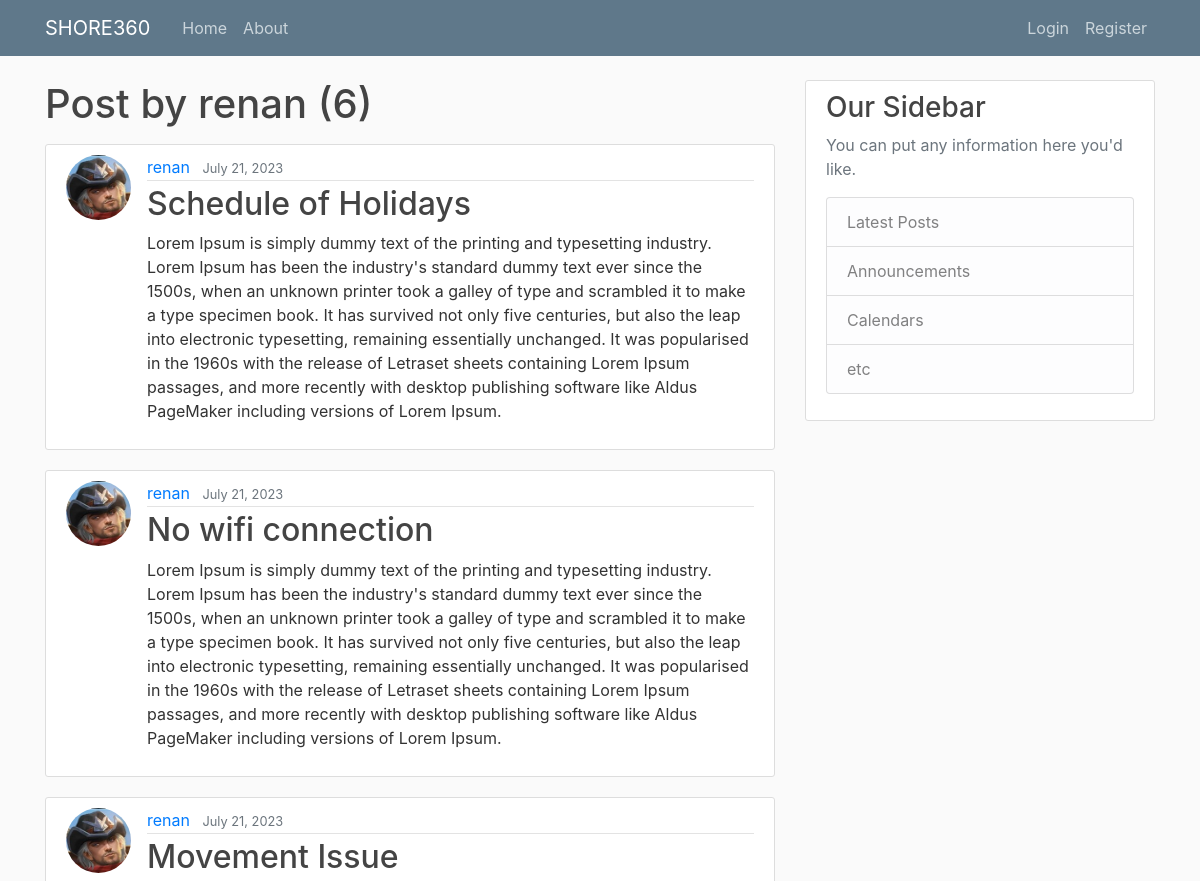
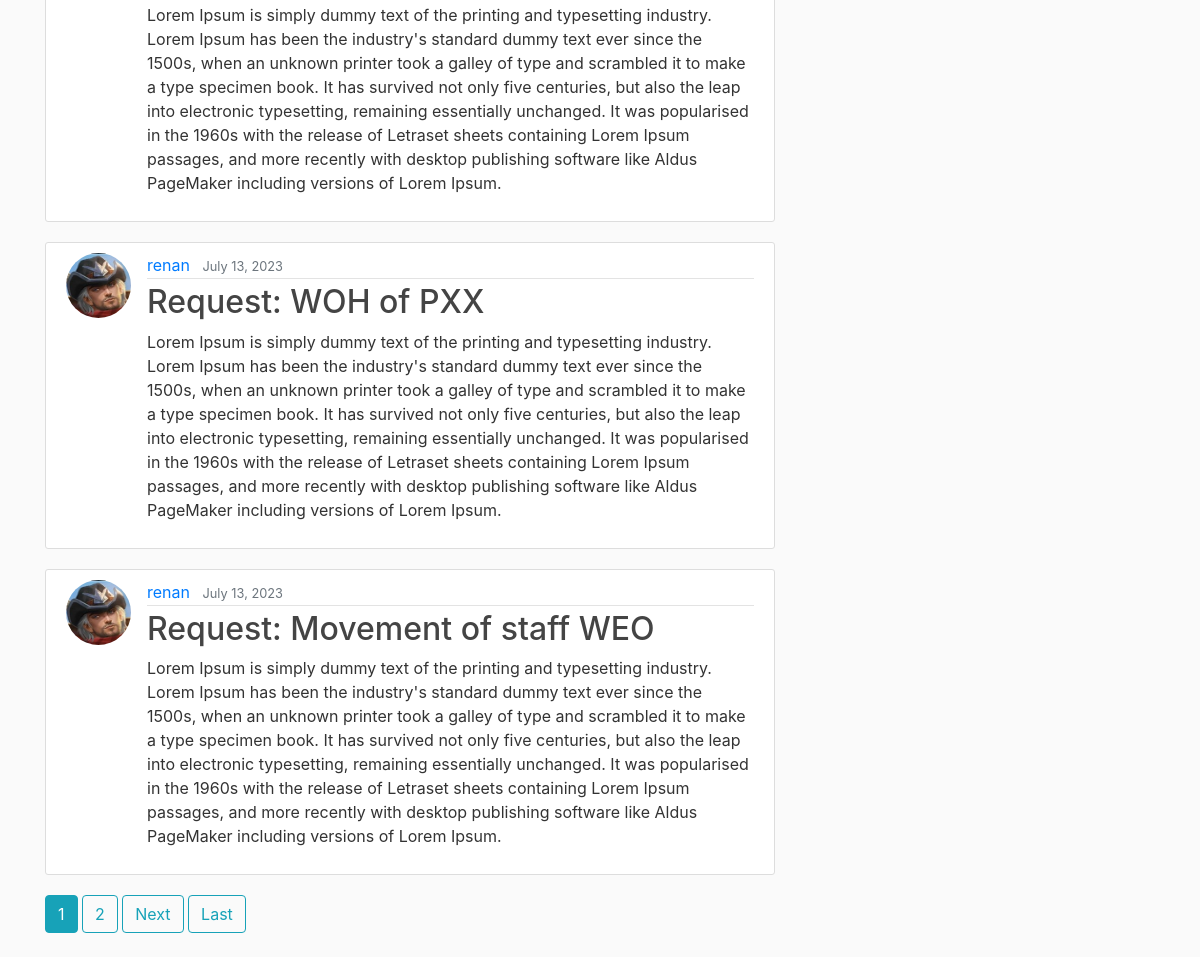
/user/renan, run on the app's committed database (2 pictures, top to bottom).
### blog/models.py (models this page shows, shortened)
class Post(models.Model):
    title = models.CharField(max_length=100)
    content = models.TextField()
    date_posted = models.DateTimeField(default=timezone.now)
    author = models.ForeignKey(User, on_delete=models.CASCADE)

### users/models.py (models this page shows, shortened)
class Profile(models.Model):
    user = models.OneToOneField(User, on_delete=models.CASCADE)
    image = models.ImageField(default='default.jpg', upload_to='profile_pics')

### blog/views.py (the view)
# urls.py: path('user/<str:username>', UserPostListView.as_view(), name='user-posts'),
class UserPostListView(ListView):
    model = Post
    template_name = 'blog/user_post.html' #<app> / <model>_<viewtype>.html
    context_object_name = 'posts'
    paginate_by = 5
    def get_queryset(self):
        user = get_object_or_404(User, username=self.kwargs.get('username'))
        return Post.objects.filter(author=user).order_by('-date_posted')

### blog/templates/blog/user_post.html (shortened to what this page needs)
{% extends "blog/base.html" %}
{% block content %}
<h1 class="mb-3" >Post by {{ view.kwargs.username }} ({{ page_obj.paginator.count }})</h1>
    {% for post in posts %}
    <article class="media content-section">
        <img class="rounded-circle article-img" src="{{ post.author.profile.image.url }}">
        <div class="media-body">
          <div class="article-metadata">
            <a class="mr-2" href="{% url 'user-posts' post.author.username %}">{{ post.author }}</a>
            <small class="text-muted">{{ post.date_posted|date:"F d, Y" }}</small>
          </div>
          <h2><a class="article-title" href="{% url 'post-detail' post.id %}">{{ post.title }}</a></h2>
          <p class="article-content">{{ post.content }}</p>
        </div>
      </article>
      {% endfor %}
      {% if is_paginated %}
        {% for num in page_obj.paginator.page_range %}
          {% if page_obj.number == num %}
            <a class="btn btn-info mb-4" href="?page={{ num }}">{{ num }}</a>
          {% elif num > page_obj.number|add:'-3' and num < page_obj.number|add:'3' %}
            <a class="btn btn-outline-info mb-4" href="?page={{ num }}">{{num}}</a>
          {% endif %}
        {% endfor %}
        {% if page_obj.has_next %}
          <a class="btn btn-outline-info mb-4" href="?page={{ page_obj.next_page_page_number }}">Next</a>
          <a class="btn btn-outline-info mb-4" href="?page={{ page_obj.paginator.num_pages }}">Last</a>
        {% endif %}
      {% endif %}
{% endblock content %}

### blog/static/blog/main.css (style rules this page uses)
body { background: #fafafa; color: #333333; margin-top: 5rem; }
h1, h2, h3, h4, h5, h6 { color: #444444; }
.content-section { background: #ffffff; padding: 10px 20px; border: 1px solid #dddddd; border-radius: 3px; margin-bottom: 20px; }
.article-title { color: #444444; }
.article-content { white-space: pre-line; }
.article-img { height: 65px; width: 65px; margin-right: 16px; }
.article-metadata { padding-bottom: 1px; margin-bottom: 4px; border-bottom: 1px solid #e3e3e3 }

### data on the page
Post: author.profile.image (picture), author "renan", date_posted "July 21, 2023", title "Schedule of Holidays", content "Lorem Ipsum is simply dummy text of the printing and typesetting industry. Lorem Ipsum has been the industry's standard dummy text ever since the 1500s, when an unknown printer took a galley of type and scrambled it to make a type specimen book. It has survived not only five centuries, but also the leap into electronic typesetting, remaining essentially unchanged. It was popularised in the 1960s with the release of Letraset sheets containing Lorem Ipsum passages, and more recently with desktop publishing software like Aldus PageMaker including versions of Lorem Ipsum."
Post: author.profile.image (picture), author "renan", date_posted "July 21, 2023", title "No wifi connection", content "Lorem Ipsum is simply dummy text of the printing and typesetting industry. Lorem Ipsum has been the industry's standard dummy text ever since the 1500s, when an unknown printer took a galley of type and scrambled it to make a type specimen book. It has survived not only five centuries, but also the leap into electronic typesetting, remaining essentially unchanged. It was popularised in the 1960s with the release of Letraset sheets containing Lorem Ipsum passages, and more recently with desktop publishing software like Aldus PageMaker including versions of Lorem Ipsum."
Post: author.profile.image (picture), author "renan", date_posted "July 21, 2023", title "Movement Issue", content "Lorem Ipsum is simply dummy text of the printing and typesetting industry. Lorem Ipsum has been the industry's standard dummy text ever since the 1500s, when an unknown printer took a galley of type and scrambled it to make a type specimen book. It has survived not only five centuries, but also the leap into electronic typesetting, remaining essentially unchanged. It was popularised in the 1960s with the release of Letraset sheets containing Lorem Ipsum passages, and more recently with desktop publishing software like Aldus PageMaker including versions of Lorem Ipsum."
Post: author.profile.image (picture), author "renan", date_posted "July 13, 2023", title "Request: WOH of PXX", content "Lorem Ipsum is simply dummy text of the printing and typesetting industry. Lorem Ipsum has been the industry's standard dummy text ever since the 1500s, when an unknown printer took a galley of type and scrambled it to make a type specimen book. It has survived not only five centuries, but also the leap into electronic typesetting, remaining essentially unchanged. It was popularised in the 1960s with the release of Letraset sheets containing Lorem Ipsum passages, and more recently with desktop publishing software like Aldus PageMaker including versions of Lorem Ipsum."
Post: author.profile.image (picture), author "renan", date_posted "July 13, 2023", title "Request: Movement of staff WEO", content "Lorem Ipsum is simply dummy text of the printing and typesetting industry. Lorem Ipsum has been the industry's standard dummy text ever since the 1500s, when an unknown printer took a galley of type and scrambled it to make a type specimen book. It has survived not only five centuries, but also the leap into electronic typesetting, remaining essentially unchanged. It was popularised in the 1960s with the release of Letraset sheets containing Lorem Ipsum passages, and more recently with desktop publishing software like Aldus PageMaker including versions of Lorem Ipsum."

### other printed values
{{ view.kwargs.username }} "renan"
{{ page_obj.paginator.count }} "6"
{{ num }} "1"
{{ num }} "2"
